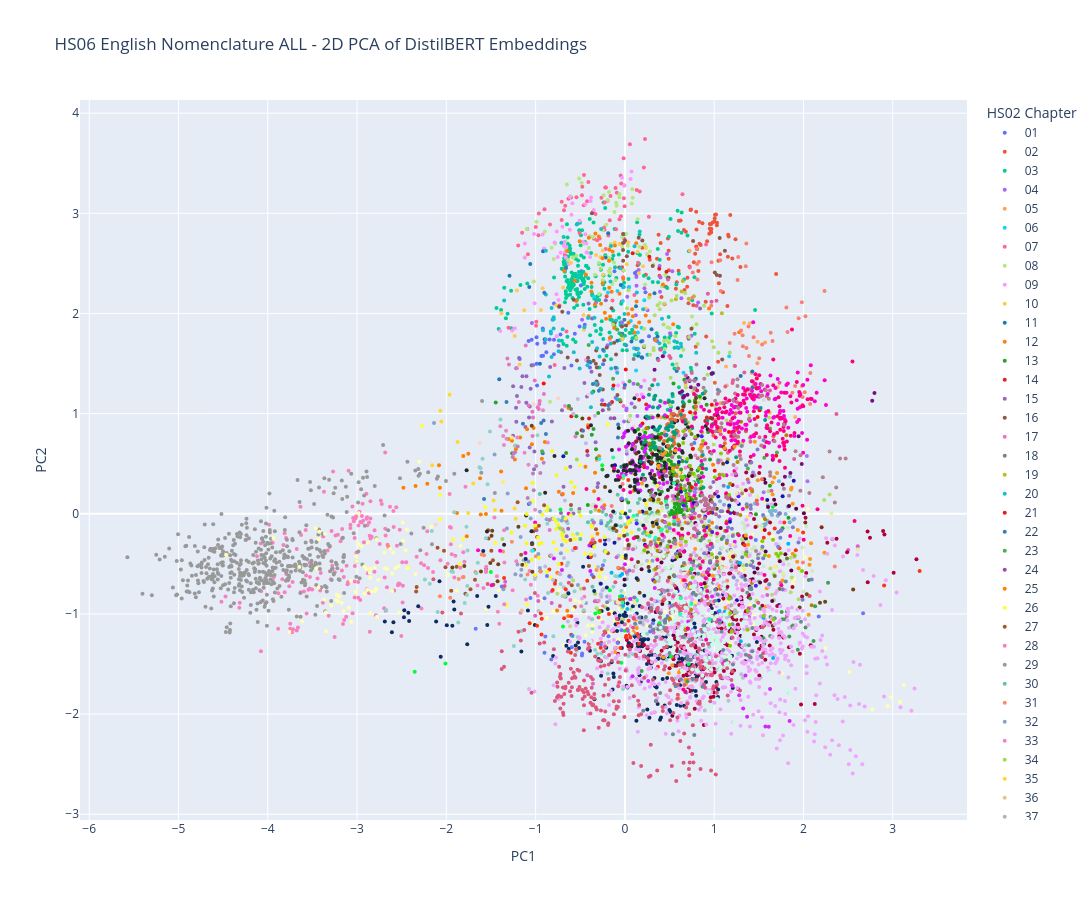

The code cell stored with this chart in its notebook:
### Markdown cell above
Using nomenclature based PCA

### Code cell
title = "HS06 English Nomenclature ALL - 2D PCA of DistilBERT Embeddings"
legend_title="HS02 Chapter"
html_output_file="emb_hs06_nomen_pca_nomen_all_2d.html"

fig_pca_2d, _, pca_nomen_2d = pca_viz_embs(
    embeds, labels,
    n_componets=2,
    title=title,
    legend_title=legend_title,
    html_output_file=html_output_file,
    filter_labels=None,
    label2color=colors_all,
    pca=None)

fig_pca_2d.show()
